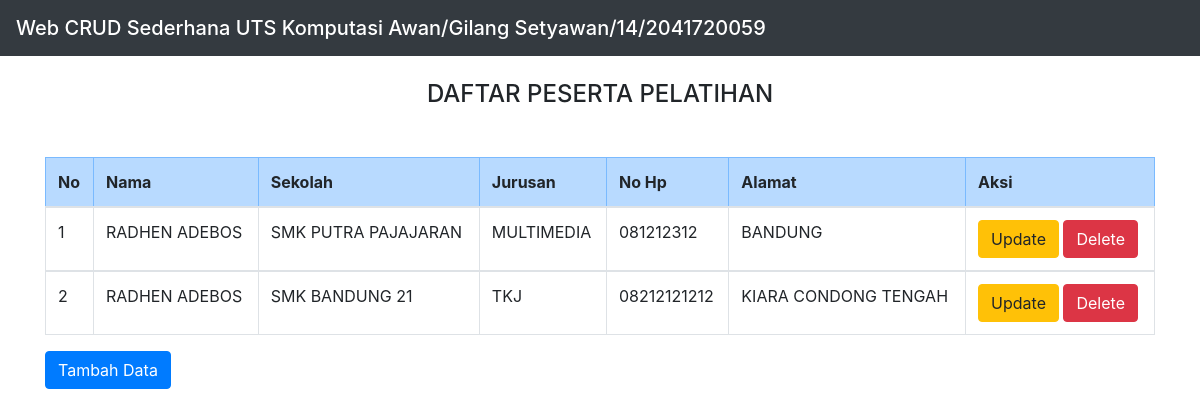
Before: / with the older database file.
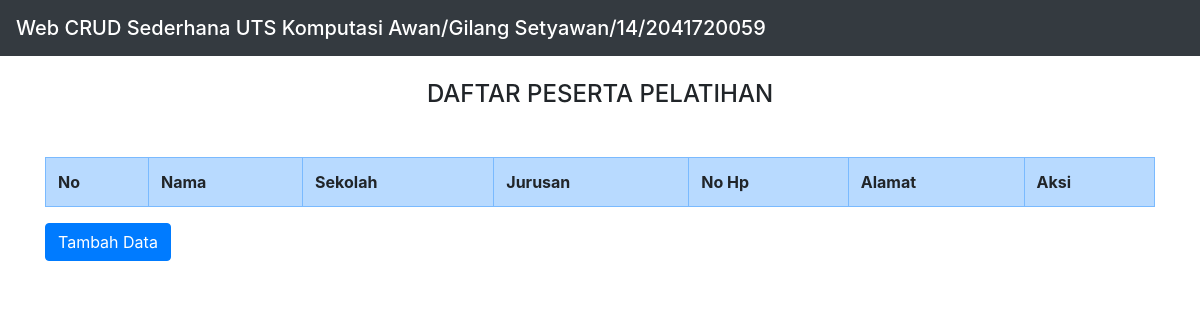
After: the same page with the newer database file.
### tables this page shows
CREATE TABLE `peserta` (
  `id_peserta` int(11) NOT NULL,
  `nama` varchar(50) NOT NULL,
  `sekolah` varchar(50) NOT NULL,
  `jurusan` varchar(50) NOT NULL,
  `no_hp` char(13) NOT NULL,
  `alamat` varchar(50) NOT NULL
);

### index.php (the view, shortened to what this page needs)
<!DOCTYPE html>
<html>
<head>
    <link rel="stylesheet" href="https://cdn.jsdelivr.net/npm/bootstrap@4.6.1/dist/css/bootstrap.min.css"
>
</head>
<body>
    <nav class="navbar navbar-dark bg-dark">
        <span class="navbar-brand mb-0 h1">Web CRUD Sederhana UTS Komputasi Awan/Gilang Setyawan/14/2041720059</span>
    </nav>
    <div class="container">
        <br>
        <h4><center>DAFTAR PESERTA PELATIHAN</center></h4>
        <tr class="table-danger">
            <br>
            <thead>
                <tr>
                    <table class="my-3 table table-bordered">
                        <tr class="table-primary">
                            <th>No</th>
                            <th>Nama</th>
                            <th>Sekolah</th>
                            <th>Jurusan</th>
                            <th>No Hp</th>
                            <th>Alamat</th>
                            <th colspan='2'>Aksi</th>
                </tr>
            </thead>
        </tr>
        <?php
            include "koneksi.php";
            $sql="select * from peserta order by id_peserta desc";
            $hasil=mysqli_query($kon,$sql);
            $no=0;
            while ($data = mysqli_fetch_array($hasil)) {
            $no++;
        ?>
            <tbody>
                <tr>
                    <td><?php echo $no;?></td>
                    <td><?php echo $data["nama"]; ?></td>
                    <td><?php echo $data["sekolah"];   ?></td>
                    <td><?php echo $data["jurusan"];   ?></td>
                    <td><?php echo $data["no_hp"];   ?></td>
                    <td><?php echo $data["alamat"];   ?></td>
                    <td>
                        <a href="update.php?id_peserta=<?php echo htmlspecialchars($data['id_peserta']); ?>"
                            class="btn btn-warning" role="button">Update</a>
                        <a href="<?php echo htmlspecialchars($_SERVER["PHP_SELF"]);?>?id_peserta=<?php echo $data['id_peserta']; ?>"
                            class="btn btn-danger" role="button">Delete</a>
                    </td>
                </tr>
            </tbody>
            <?php
        }
        ?>
            <a href="create.php" class="btn btn-primary" role="button">Tambah Data</a>
    </div>
</body>
</html>

Changed rows visible on the page:
removed peserta: nama "RADHEN ADEBOS", sekolah "SMK PUTRA PAJAJARAN", jurusan "MULTIMEDIA", no_hp "081212312", alamat "BANDUNG"
removed peserta: nama "RADHEN ADEBOS", sekolah "SMK BANDUNG 21", jurusan "TKJ", no_hp "08212121212", alamat "KIARA CONDONG TENGAH"
